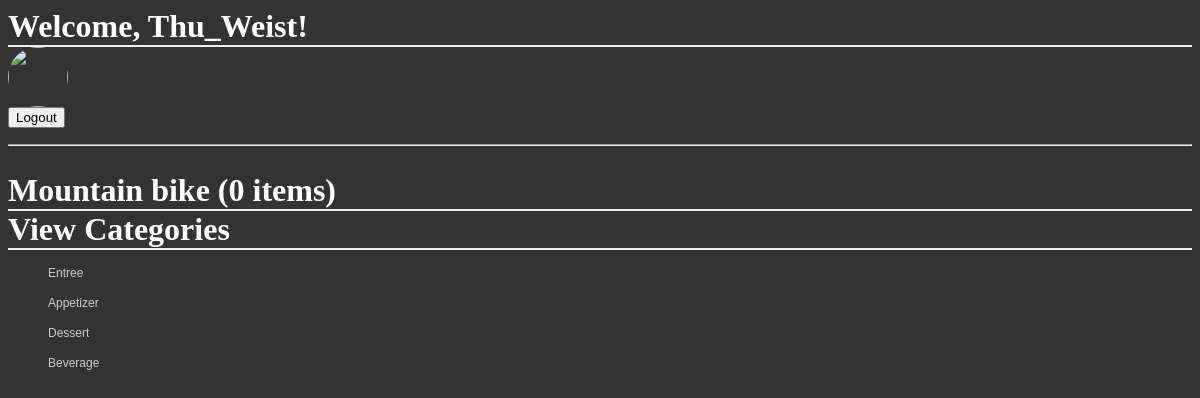
The page /catalog/Mountain bike (signed in) on the database as committed earlier.
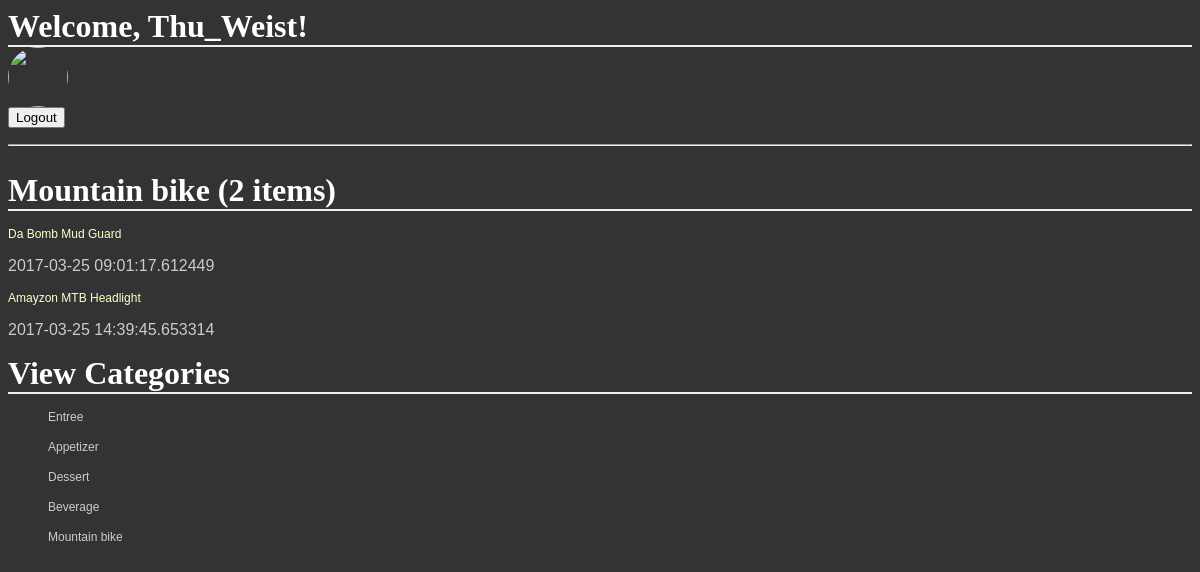
The same page on the database as committed later.
### database_setup.py (models this page shows, shortened)
class CatalogItem(Base):
    __tablename__ = 'catalog_item'
    id = Column(Integer, primary_key = True)
    name = Column(String(250), nullable = False)
    price = Column(String(8))
    category = Column(String(250))
    description = Column(String(250))
    dt_added = Column(DateTime, nullable = False, default = datetime.datetime.now())
    dt_modded = Column(DateTime, nullable = False, default = datetime.datetime.now(), onupdate = datetime.datetime.now())
    user_id = Column(Integer, ForeignKey('user.id'))
    user = relationship(User)

### public_page.py (the view)
@public_page.route('/catalog/<string:category>/items', methods = ['GET'])
@public_page.route('/catalog/<string:category>', methods = ['GET'])
def viewCategory(category):
    items = session.query(CatalogItem).filter_by(category = category).all()
    categories = dbfunctions.getUnique(CatalogItem.category)
    cat_name = list(k[0] for k in categories)
    return render_template('categorylist.html',
        items = items,
        category = category,
        categories = cat_name)

### dbfunctions.py (called while the page is built)
def getUnique(cls_attr):
    return session.query(cls_attr).distinct(cls_attr).all()

### templates/categorylist.html
{% extends 'base.html' %}
{% block content %}
<h1>{{ '%s (%s items)' % (category, items|length) }}</h1>
{% for i in items %}
<div>
  <p><a href="{{url_for('public_page.viewCatalogItem', category = category, item_id = i.id)}}">{{i.name}}</a></p>
  <p>{{i.dt_modded}}</p>
</div>
{% endfor %}
<h1>View Categories</h1>
<div>
  {% for cat in categories %}
  <ul>
    <a href="{{url_for('public_page.viewCategory', category = cat)}}"><p>{{cat}}</p></a>
  </ul>
  {% endfor %}
</div>
{% endblock %}

Rows that differ between the two databases and show on the page:
added CatalogItem: name "Da Bomb Mud Guard", dt_modded "2017-03-25 09:01:17.612449"
added CatalogItem: name "Amayzon MTB Headlight", dt_modded "2017-03-25 14:39:45.653314"
Other text that changed with them:
{{ '%s (%s items)' % (category, items|length) }}: "Mountain bike (0 items)" → "Mountain bike (2 items)"
new list line: "Mountain bike"
